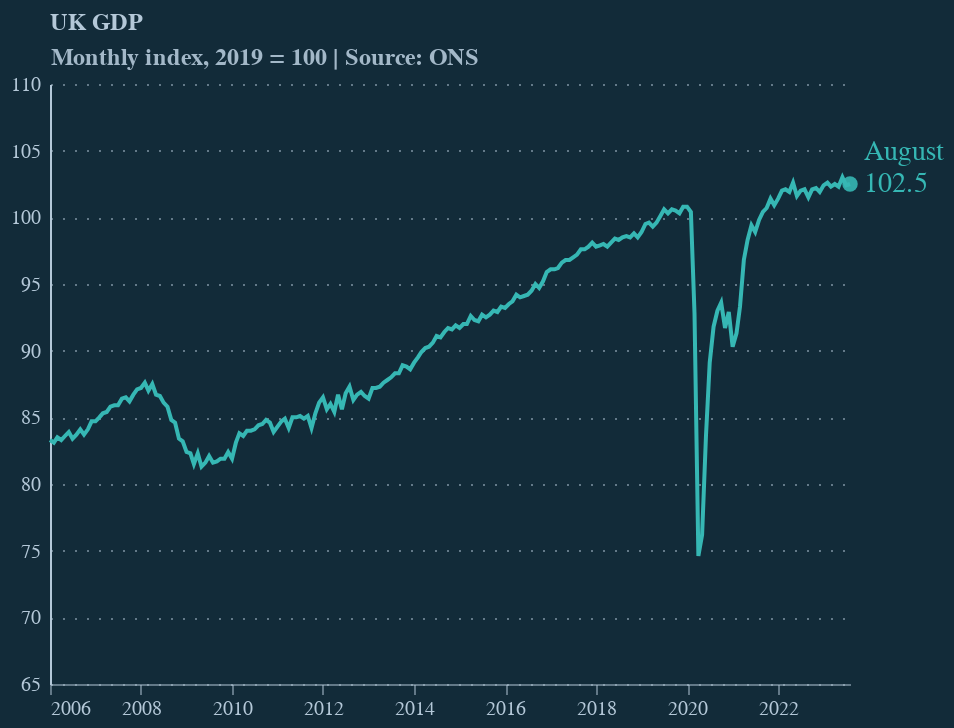

This figure's notebook cell:
### Code cell
# create chart using Altair

chart = alt.Chart(df_ecy2[df_ecy2['date'] >= '2006-01-01']).mark_line(color=line_colour).encode(
    x=alt.X(
        'date:T',
        axis=alt.Axis(
            labelColor=detail,
            tickColor=detail,
            domainColor=detail,
            domainOpacity=0.5,
            grid=False,
            labelAngle=0,
            tickCount=10,
            tickOpacity=0.5,
            title=None
        )
    ),
    y=alt.Y(
        'value:Q',
        axis=alt.Axis(
            labelColor=detail,
            tickColor=detail,
            domainColor=detail,
            gridColor=detail,
            gridDash=[1, 5],
            gridOpacity=0.5,
            labelPadding=5,
            tickCount=8,
            tickOpacity=0.5,
            ticks=False,
            title='Monthly index, 2019 = 100 | Source: ONS',
            titleAlign='left',
            titleAngle=0,
            titleBaseline='bottom',
            titleColor=detail,
            titleFontSize=12,
            titleOpacity=0.9,
            titleX=0,
            titleY=-7
        ),
        scale=alt.Scale(zero=False, padding=45)
    )
).properties(
    width = 400,
    height = 300,
    title = 'UK GDP'
)

# Add a point on at the last data point
# First filter the data to get the last data point
# Then add a point on the chart
last_point = df_ecy2[df_ecy2['date'] == df_ecy2['date'].max()]

point = alt.Chart(last_point).mark_point(color=line_colour, size=60, opacity=0.9, filled=True).encode(
    x=alt.X('date:T'),
    y=alt.Y('value:Q')
)

# Now let's add text to the point
# add a column to `last_point` dataframe with the text we want to display
last_point['text'] = last_point['value'].apply(lambda x: f'{x:.1f}')

text_value = point.mark_text(
    align='left',
    baseline='middle',
    dx=7,
    dy=0,
    color=line_colour,
    fontSize=14,
).encode(
    text='text'
)

text_month = point.mark_text(
    align='left',
    baseline='middle',
    dx=7,
    dy=-16,
    color=line_colour,
    fontSize=14,
).encode(
    text='month'
)

chart = chart + point + text_month + text_value


chart = chart.configure(
    font='Circular Std',
    background=background
).configure_title(
    anchor='start',
    dx=20,
    fontSize=12,
    subtitleFontSize=12,
    color=detail,
    subtitleColor='#000000'
).configure_view(
    stroke=None
)

chart.display()

### Figure 1 — Vega-Lite specification as saved in the notebook (floating-point values rounded to 4 significant figures; data arrays with more than 128 entries replaced by an {"elided": "..."} marker saying what was removed)
{"config": {"view": {"continuousWidth": 300, "continuousHeight": 300, "stroke": null}, "background": "#122b39", "font": "Circular Std", "title": {"anchor": "start", "color": "#b4c8d8", "dx": 20, "fontSize": 12, "subtitleColor": "#000000", "subtitleFontSize": 12}}, "layer": [{"data": {"name": "data-23ef6090c63e2d76ead803fdf6d65642"}, "mark": {"type": "line", "color": "#36b7b4"}, "encoding": {"x": {"axis": {"domainColor": "#b4c8d8", "domainOpacity": 0.5, "grid": false, "labelAngle": 0, "labelColor": "#b4c8d8", "tickColor": "#b4c8d8", "tickCount": 10, "tickOpacity": 0.5, "title": null}, "field": "date", "type": "temporal"}, "y": {"axis": {"domainColor": "#b4c8d8", "gridColor": "#b4c8d8", "gridDash": [1, 5], "gridOpacity": 0.5, "labelColor": "#b4c8d8", "labelPadding": 5, "tickColor": "#b4c8d8", "tickCount": 8, "tickOpacity": 0.5, "ticks": false, "title": "Monthly index, 2019 = 100 | Source: ONS", "titleAlign": "left", "titleAngle": 0, "titleBaseline": "bottom", "titleColor": "#b4c8d8", "titleFontSize": 12, "titleOpacity": 0.9, "titleX": 0, "titleY": -7}, "field": "value", "scale": {"padding": 45, "zero": false}, "type": "quantitative"}}, "title": "UK GDP"}, {"data": {"name": "data-0c853dbb3ce184bffb41e4e39fabeb27"}, "mark": {"type": "point", "color": "#36b7b4", "filled": true, "opacity": 0.9, "size": 60}, "encoding": {"x": {"field": "date", "type": "temporal"}, "y": {"field": "value", "type": "quantitative"}}}, {"data": {"name": "data-0c853dbb3ce184bffb41e4e39fabeb27"}, "mark": {"type": "text", "align": "left", "baseline": "middle", "color": "#36b7b4", "dx": 7, "dy": -16, "fontSize": 14}, "encoding": {"text": {"field": "month", "type": "nominal"}, "x": {"field": "date", "type": "temporal"}, "y": {"field": "value", "type": "quantitative"}}}, {"data": {"name": "data-0c853dbb3ce184bffb41e4e39fabeb27"}, "mark": {"type": "text", "align": "left", "baseline": "middle", "color": "#36b7b4", "dx": 7, "dy": 0, "fontSize": 14}, "encoding": {"text": {"field": "text", "type": "nominal"}, "x": {"field": "date", "type": "temporal"}, "y": {"field": "value", "type": "quantitative"}}}], "height": 300, "width": 400, "$schema": "https://vega.github.io/schema/vega-lite/v5.8.0.json", "datasets": {"data-23ef6090c63e2d76ead803fdf6d65642": {"elided": "212 records"}, "data-0c853dbb3ce184bffb41e4e39fabeb27": [{"date": "2023-08-01T00:00:00", "month": "August", "value": 102.5, "year": "2023", "text": "102.5"}]}}
